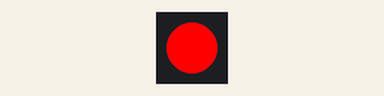
The program below on a simulated Raspberry Pi (BCM pin numbers). On the bench: 1 RGB LEDs in strip order, left to right.

Above: at 0.2 s.
At 1.2 s:
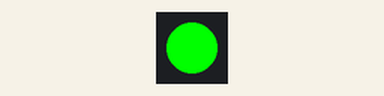
At 2.2 s:
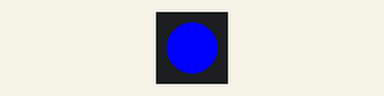
At 4.7 s:
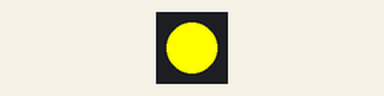
Timing chart, 0 to 5.2 s (numbered marks = the images above):
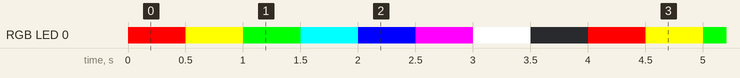

Measured:
- by itself, RGB LED 0: repeats every 4.0 s: RGB(255, 255, 0) 0.50 s, RGB(0, 255, 0) 0.50 s, RGB(0, 255, 255) 0.50 s, RGB(0, 0, 255) 0.50 s, RGB(255, 0, 255) 0.50 s, RGB(255, 255, 255) 0.50 s, off 0.50 s, RGB(255, 0, 0) 0.50 s
- by itself, everything shown: repeats every 4.0 s, in 8 steps

The program:

gpio_rgbled.py
```python
from gpiozero import RGBLED,Button
from time import sleep
from colorzero import Color

rgb = RGBLED(17,27,22)

red = 0
green = 0
blue = 0

while True:
    red = 255
    rgb.color = Color(red,green,blue)
    sleep(0.5)

    green = 255
    rgb.color = Color(red,green,blue)
    sleep(0.5)

    red = 0
    rgb.color = Color(red,green,blue)
    sleep(0.5)

    blue= 255
    rgb.color = Color(red,green,blue)
    sleep(0.5)

    green = 0
    rgb.color = Color(red,green,blue)
    sleep(0.5)

    red = 255
    rgb.color = Color(red,green,blue)
    sleep(0.5)

    green = 255
    rgb.color = Color(red,green,blue)
    sleep(0.5)

    red,green,blue = 0,0,0
    rgb.color = Color(red,green,blue)
    sleep(0.5)
```
